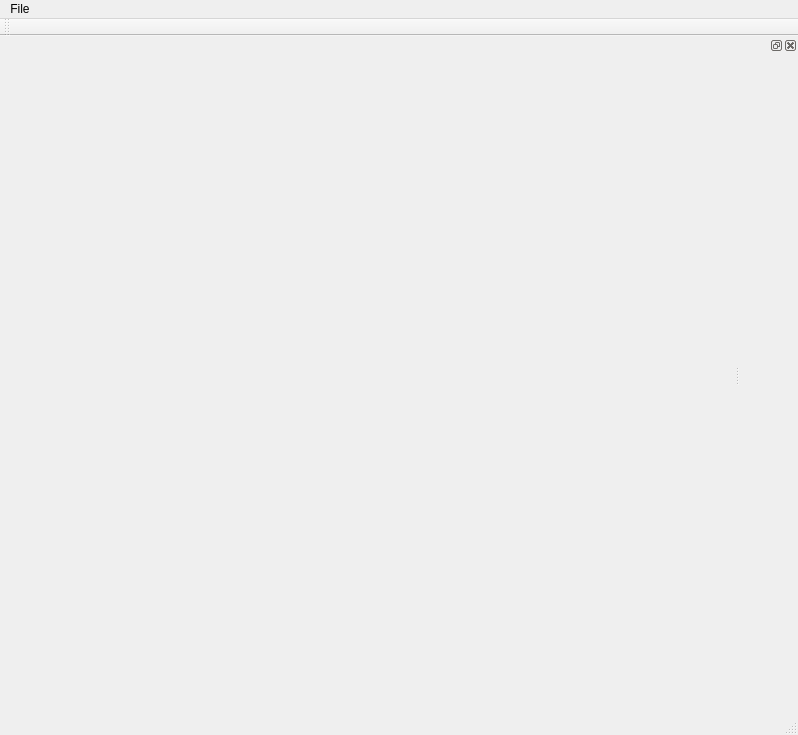
<?xml version="1.0" encoding="UTF-8"?>
<ui version="4.0">
 <class>EWSMainWindow</class>
 <widget class="QMainWindow" name="EWSMainWindow">
  <property name="geometry">
   <rect>
    <x>0</x>
    <y>0</y>
    <width>798</width>
    <height>735</height>
   </rect>
  </property>
  <property name="windowTitle">
   <string>EWSMainWindow</string>
  </property>
  <widget class="QWidget" name="centralWidget">
   <layout class="QGridLayout" name="gridLayout">
    <item row="0" column="0">
     <widget class="QWidget" name="renderer" native="true"/>
    </item>
   </layout>
  </widget>
  <widget class="QMenuBar" name="menuBar">
   <property name="geometry">
    <rect>
     <x>0</x>
     <y>0</y>
     <width>798</width>
     <height>22</height>
    </rect>
   </property>
   <widget class="QMenu" name="menuFile">
    <property name="title">
     <string>File</string>
    </property>
   </widget>
   <addaction name="menuFile"/>
  </widget>
  <widget class="QToolBar" name="mainToolBar">
   <attribute name="toolBarArea">
    <enum>TopToolBarArea</enum>
   </attribute>
   <attribute name="toolBarBreak">
    <bool>false</bool>
   </attribute>
  </widget>
  <widget class="QStatusBar" name="statusBar"/>
  <widget class="QDockWidget" name="dockWidget">
   <attribute name="dockWidgetArea">
    <number>2</number>
   </attribute>
   <widget class="QWidget" name="dockWidgetContents"/>
  </widget>
 </widget>
 <layoutdefault spacing="6" margin="11"/>
 <resources/>
 <connections/>
</ui>
